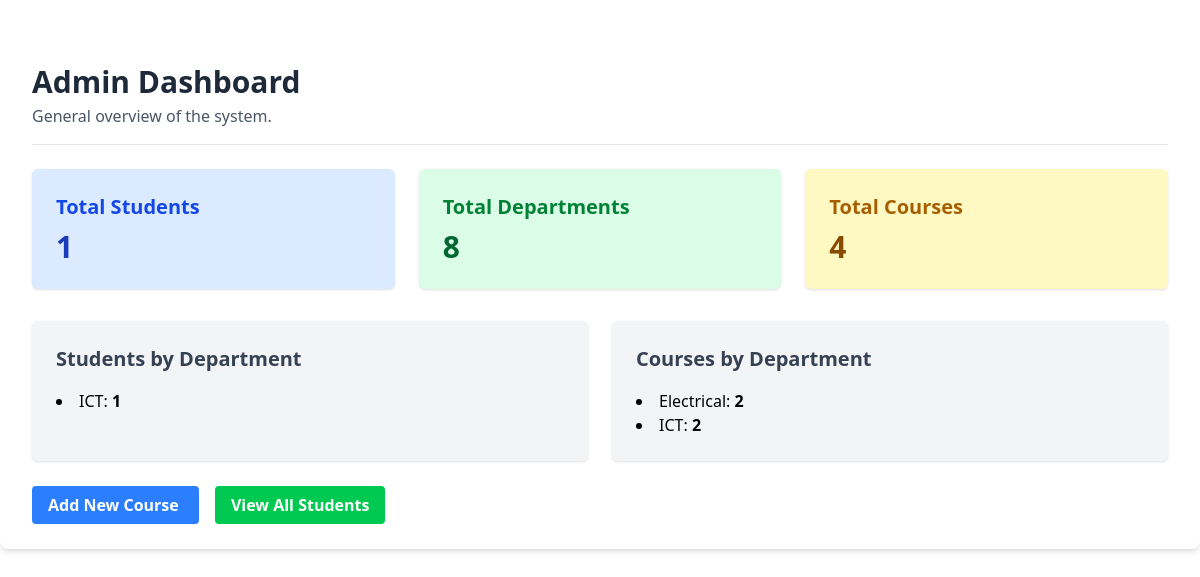
The app's page /admin/dashboard with its own data.
### models.py (models this page shows)
class Department(db.Model):
    id = db.Column(db.Integer, primary_key=True)
    name = db.Column(db.String(100), unique=True, nullable=False)
    courses = db.relationship('Course', backref='department', lazy=True)
    students = db.relationship('Student', backref='department', lazy=True)

### app.py (the view)
@app.route('/admin/dashboard')
def admin_dashboard():
    total_students = Student.query.count()
    total_departments = Department.query.count()
    total_courses = Course.query.count()
    students_by_department = db.session.query(Department.name, db.func.count(Student.id)).\
        join(Student, Student.department_id == Department.id).\
        group_by(Department.name).\
        all()
    courses_by_department = db.session.query(Department.name, db.func.count(Course.id)).\
        join(Course, Course.department_id == Department.id).\
        group_by(Department.name).\
        all()
    return render_template(
        'admin_dashboard.html',
        total_students=total_students,
        total_departments=total_departments,
        total_courses=total_courses,
        students_by_department=students_by_department,
        courses_by_department=courses_by_department
    )

### templates/admin_dashboard.html
{% extends 'base.html' %}
{% block content %}
<div class="max-w-7xl mx-auto bg-white p-8 rounded-lg shadow-md my-8">
    <div class="border-b border-gray-200 pb-4 mb-6">
        <h1 class="text-3xl font-bold text-gray-800">Admin Dashboard</h1>
        <p class="text-gray-600 mt-1">General overview of the system.</p>
    </div>
    <div class="grid grid-cols-1 md:grid-cols-2 lg:grid-cols-3 gap-6 mb-8">
        <div class="bg-blue-100 p-6 rounded-md shadow-sm">
            <h2 class="text-xl font-semibold text-blue-700 mb-2">Total Students</h2>
            <p class="text-3xl font-bold text-blue-800">{{ total_students }}</p>
        </div>
        <div class="bg-green-100 p-6 rounded-md shadow-sm">
            <h2 class="text-xl font-semibold text-green-700 mb-2">Total Departments</h2>
            <p class="text-3xl font-bold text-green-800">{{ total_departments }}</p>
        </div>
        <div class="bg-yellow-100 p-6 rounded-md shadow-sm">
            <h2 class="text-xl font-semibold text-yellow-700 mb-2">Total Courses</h2>
            <p class="text-3xl font-bold text-yellow-800">{{ total_courses }}</p>
        </div>
    </div>
    <div class="grid grid-cols-1 lg:grid-cols-2 gap-6">
        <div class="bg-gray-100 p-6 rounded-md shadow-sm">
            <h2 class="text-xl font-semibold text-gray-700 mb-4">Students by Department</h2>
            {% if students_by_department %}
                <ul class="list-disc list-inside">
                    {% for dept, count in students_by_department %}
                        <li>{{ dept }}: <span class="font-semibold">{{ count }}</span></li>
                    {% endfor %}
                </ul>
            {% else %}
                <p class="text-gray-500">No student data available.</p>
            {% endif %}
        </div>
        <div class="bg-gray-100 p-6 rounded-md shadow-sm">
            <h2 class="text-xl font-semibold text-gray-700 mb-4">Courses by Department</h2>
            {% if courses_by_department %}
                <ul class="list-disc list-inside">
                    {% for dept, count in courses_by_department %}
                        <li>{{ dept }}: <span class="font-semibold">{{ count }}</span></li>
                    {% endfor %}
                </ul>
            {% else %}
                <p class="text-gray-500">No course data available.</p>
            {% endif %}
        </div>
    </div>
    <div class="mt-8">
        <a href="{{ url_for('add_course') }}" class="bg-blue-500 hover:bg-blue-700 text-white font-bold py-2 px-4 rounded focus:outline-none focus:shadow-outline mr-4">
            Add New Course
        </a>
        <a href="{{ url_for('students_list') }}" class="bg-green-500 hover:bg-green-700 text-white font-bold py-2 px-4 rounded focus:outline-none focus:shadow-outline">
            View All Students
        </a>
        </div>
</div>
{% endblock %}

### records on screen
Department: name "ICT", id "1", count "2"
Department: name "Electrical", count "2"

### other values on screen
{{ total_students }} "1"
{{ total_departments }} "8"
{{ total_courses }} "4"
